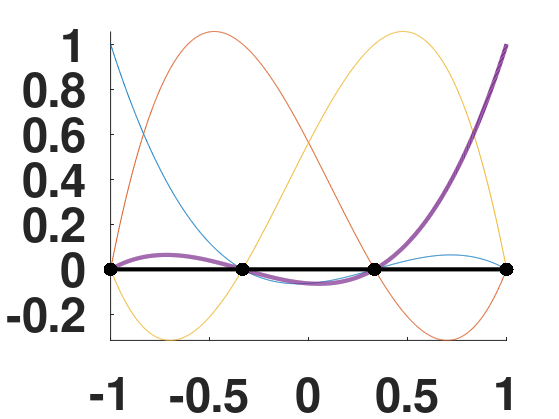

This chart was generated by the following MATLAB code:
x = linspace(-1,1,1000);

xNodes = [-1,-1/3,1/3,1];
yNodes = zeros(1,length(xNodes));

l1 = (x-xNodes(2))./(xNodes(1)-xNodes(2)).*(x-xNodes(3))./(xNodes(1)-xNodes(3))...
        .*(x-xNodes(4))./(xNodes(1)-xNodes(4));
l2 = (x-xNodes(1))./(xNodes(2)-xNodes(1)).*(x-xNodes(3))./(xNodes(2)-xNodes(3))...
        .*(x-xNodes(4))./(xNodes(2)-xNodes(4));
l3 = (x-xNodes(1))./(xNodes(3)-xNodes(1)).*(x-xNodes(2))./(xNodes(3)-xNodes(2))...
        .*(x-xNodes(4))./(xNodes(3)-xNodes(4));
l4 = (x-xNodes(1))./(xNodes(4)-xNodes(1)).*(x-xNodes(2))./(xNodes(4)-xNodes(2))...
    .*(x-xNodes(3))./(xNodes(4)-xNodes(3));

set(0,'DefaultAxesFontSize',34,'DefaultAxesFontWeight','bold');
figure('OuterPosition',[50, 50, 1000, 800]);
hold on
%line([-1 1],[0 0],'Color',[0 0 0],'LineWidth',3)
plot(x,l1,x,l2,x,l3,x,l4,'LineWidth',3)
plot(xNodes,yNodes,'.-k','LineWidth',3,'MarkerSize',30)
hold off
axis tight

set(gcf,'PaperPositionMode','auto')
print -depsc2 lagrange4.eps